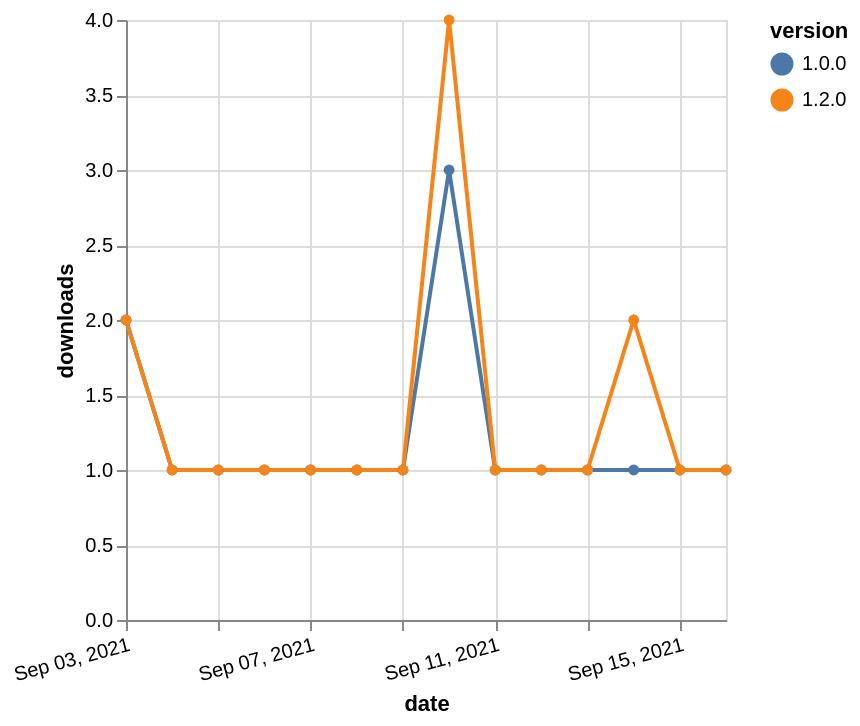

Here is the Vega-Lite specification saved for this chart:
### Vega-Lite specification from a JSON file in a GitHub repository (floating-point values rounded to 4 significant figures)
{"$schema": "https://vega.github.io/schema/vega-lite/v5.json", "description": "A simple bar chart with embedded data.", "data": {"values": [{"date": "2021-09-03", "total": 192, "delta": 2, "version": "1.0.0"}, {"date": "2021-09-04", "total": 193, "delta": 1, "version": "1.0.0"}, {"date": "2021-09-05", "total": 194, "delta": 1, "version": "1.0.0"}, {"date": "2021-09-06", "total": 195, "delta": 1, "version": "1.0.0"}, {"date": "2021-09-07", "total": 196, "delta": 1, "version": "1.0.0"}, {"date": "2021-09-08", "total": 197, "delta": 1, "version": "1.0.0"}, {"date": "2021-09-09", "total": 198, "delta": 1, "version": "1.0.0"}, {"date": "2021-09-10", "total": 201, "delta": 3, "version": "1.0.0"}, {"date": "2021-09-11", "total": 202, "delta": 1, "version": "1.0.0"}, {"date": "2021-09-12", "total": 203, "delta": 1, "version": "1.0.0"}, {"date": "2021-09-13", "total": 204, "delta": 1, "version": "1.0.0"}, {"date": "2021-09-14", "total": 205, "delta": 1, "version": "1.0.0"}, {"date": "2021-09-15", "total": 206, "delta": 1, "version": "1.0.0"}, {"date": "2021-09-16", "total": 207, "delta": 1, "version": "1.0.0"}, {"date": "2021-09-03", "total": 122, "delta": 2, "version": "1.2.0"}, {"date": "2021-09-04", "total": 123, "delta": 1, "version": "1.2.0"}, {"date": "2021-09-05", "total": 124, "delta": 1, "version": "1.2.0"}, {"date": "2021-09-06", "total": 125, "delta": 1, "version": "1.2.0"}, {"date": "2021-09-07", "total": 126, "delta": 1, "version": "1.2.0"}, {"date": "2021-09-08", "total": 127, "delta": 1, "version": "1.2.0"}, {"date": "2021-09-09", "total": 128, "delta": 1, "version": "1.2.0"}, {"date": "2021-09-10", "total": 132, "delta": 4, "version": "1.2.0"}, {"date": "2021-09-11", "total": 133, "delta": 1, "version": "1.2.0"}, {"date": "2021-09-12", "total": 134, "delta": 1, "version": "1.2.0"}, {"date": "2021-09-13", "total": 135, "delta": 1, "version": "1.2.0"}, {"date": "2021-09-14", "total": 137, "delta": 2, "version": "1.2.0"}, {"date": "2021-09-15", "total": 138, "delta": 1, "version": "1.2.0"}, {"date": "2021-09-16", "total": 139, "delta": 1, "version": "1.2.0"}]}, "width": "container", "mark": {"type": "line", "point": {"filled": true}}, "encoding": {"x": {"field": "date", "type": "temporal", "timeUnit": "yearmonthdate", "title": "date", "axis": {"labelAngle": -15}}, "y": {"field": "delta", "type": "quantitative", "title": "downloads"}, "color": {"field": "version", "type": "nominal"}, "tooltip": {"field": "delta"}}}
